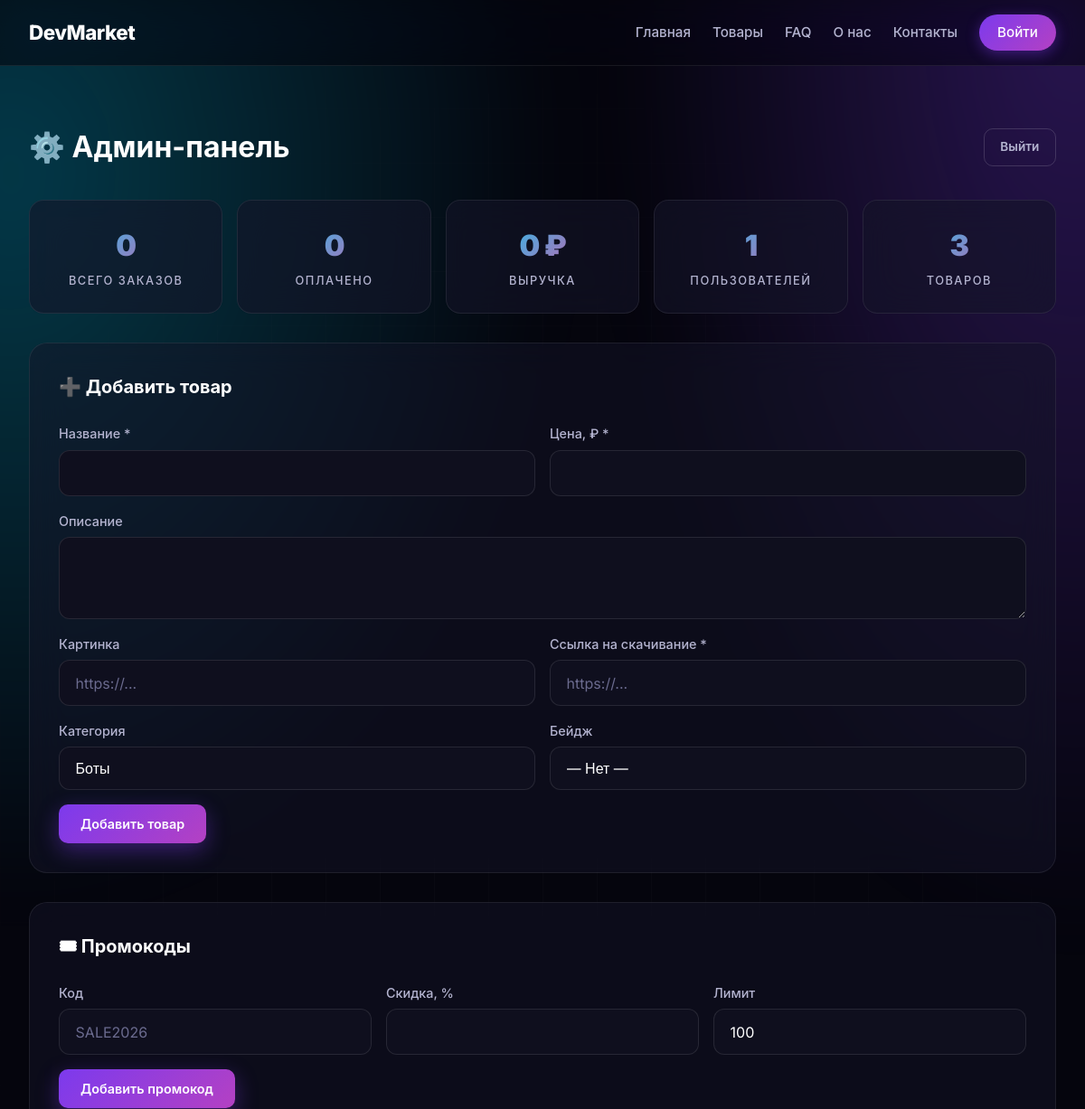
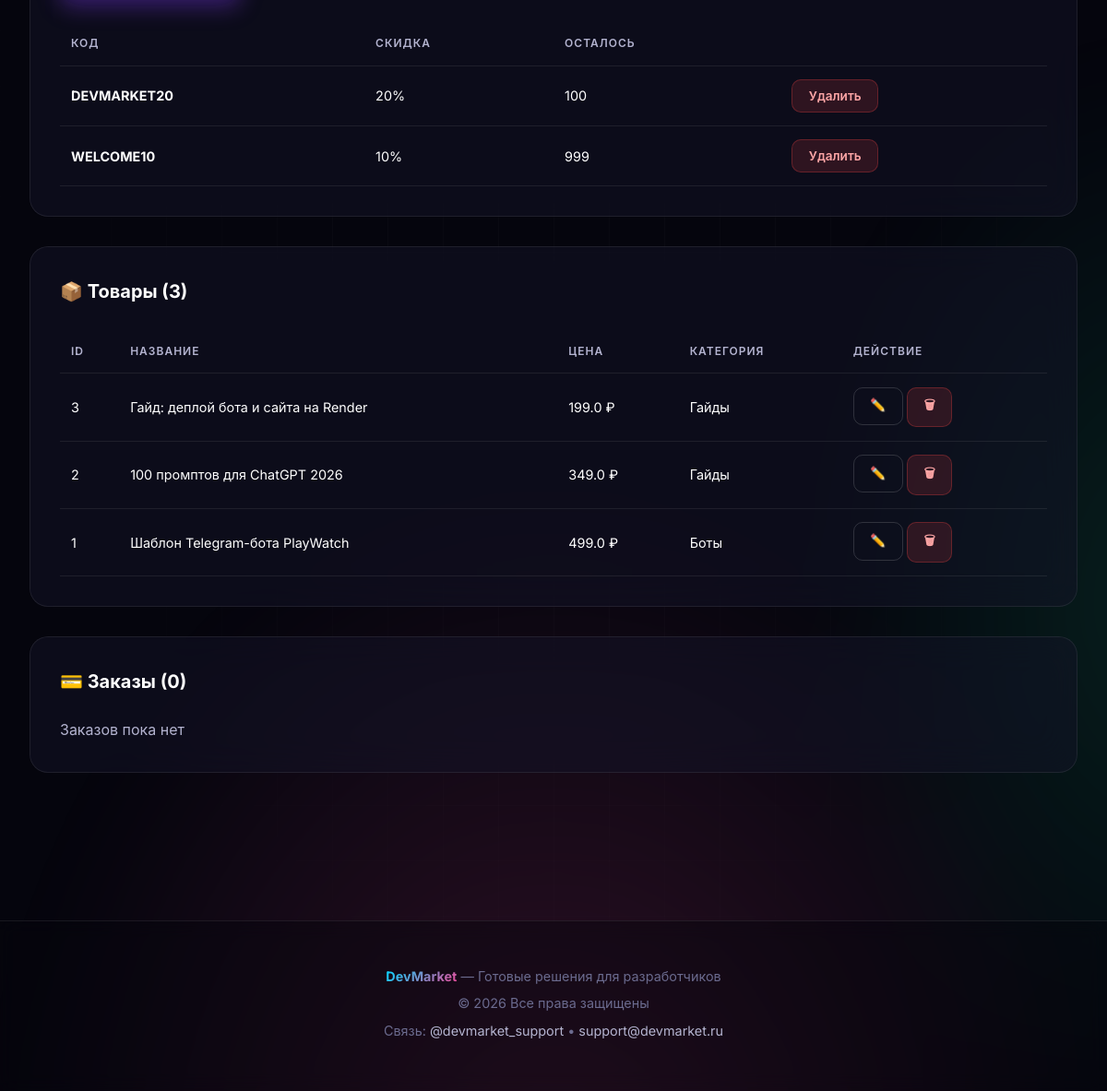
Page /admin-9f8a7b6c (signed in) on the committed database (2 pictures, top to bottom).
### tables this page shows
CREATE TABLE promocodes (
                id INTEGER PRIMARY KEY AUTOINCREMENT,
                code TEXT UNIQUE NOT NULL,
                discount INTEGER NOT NULL,
                uses_left INTEGER DEFAULT 100,
                active INTEGER DEFAULT 1,
                created_at TIMESTAMP DEFAULT CURRENT_TIMESTAMP
            );

CREATE TABLE products (
                id INTEGER PRIMARY KEY AUTOINCREMENT,
                title TEXT NOT NULL,
                description TEXT,
                price REAL NOT NULL,
                image_url TEXT,
                download_url TEXT,
                category TEXT DEFAULT 'Прочее',
                badge TEXT,
                created_at TEXT DEFAULT CURRENT_TIMESTAMP
            );

### app.py (the view, shortened to what this page needs)
@app.route(f"/{SECRET_ADMIN_URL}", methods=["GET", "POST"])
def admin():
    if request.method == "POST" and "password" in request.form:
        if request.form["password"] == ADMIN_PASSWORD:
            session["is_admin"] = True
            return redirect(url_for("admin"))
        flash("Неверный пароль", "error")
    if not session.get("is_admin"):
        return render_template("admin_login.html")
    products = db.get_all_products()
    orders = db.get_all_orders()
    promocodes = db.get_all_promocodes()
    stats = db.get_orders_stats()
    return render_template("admin.html", products=products, orders=orders, promocodes=promocodes, stats=stats)

### app.py (called while the page is built)
@app.context_processor
def inject_brand():
    return {"brand": BRAND, "current_user": get_current_user()}

def get_current_user():
    if session.get("user_id"):
        return db.get_user_by_id(session["user_id"])
    return None

### database.py (called while the page is built)
def get_db():
    conn = sqlite3.connect(DB_PATH)
    conn.row_factory = sqlite3.Row
    return conn

def get_all_products():
    with get_db() as conn:
        return conn.execute("SELECT * FROM products ORDER BY id DESC").fetchall()

def get_all_promocodes():
    with get_db() as conn:
        return conn.execute("SELECT * FROM promocodes ORDER BY id DESC").fetchall()

def get_all_orders():
    with get_db() as conn:
        return conn.execute("""
            SELECT orders.*, products.title as product_title
            FROM orders
            LEFT JOIN products ON orders.product_id = products.id
            ORDER BY orders.id DESC
            LIMIT 100
        """).fetchall()

def get_orders_stats():
    with get_db() as conn:
        total_orders = conn.execute("SELECT COUNT(*) FROM orders").fetchone()[0]
        paid_orders = conn.execute("SELECT COUNT(*) FROM orders WHERE status = 'paid'").fetchone()[0]
        revenue = conn.execute("SELECT COALESCE(SUM(final_price), 0) FROM orders WHERE status = 'paid'").fetchone()[0]
        users = conn.execute("SELECT COUNT(*) FROM users").fetchone()[0]
        products = conn.execute("SELECT COUNT(*) FROM products").fetchone()[0]
        return {
            "total_orders": total_orders,
            "paid_orders": paid_orders,
            "revenue": round(revenue, 2),
            "users": users,
            "products": products,
        }

### templates/admin.html (shortened to what this page needs)
{% extends "base.html" %}
{% block content %}
<div class="container">
    <div class="admin-header">
        <h1>⚙️ Админ-панель</h1>
        <a href="/{{ request.path.split('/')[1] }}/logout" class="btn btn-outline btn-sm">Выйти</a>
    </div>
    <div class="stats-grid">
        <div class="stat-card">
            <span class="stat-value">{{ stats.total_orders }}</span>
            <span class="stat-label">Всего заказов</span>
        </div>
        <div class="stat-card">
            <span class="stat-value">{{ stats.paid_orders }}</span>
            <span class="stat-label">Оплачено</span>
        </div>
        <div class="stat-card">
            <span class="stat-value">{{ stats.revenue }} ₽</span>
            <span class="stat-label">Выручка</span>
        </div>
        <div class="stat-card">
            <span class="stat-value">{{ stats.users }}</span>
            <span class="stat-label">Пользователей</span>
        </div>
        <div class="stat-card">
            <span class="stat-value">{{ stats.products }}</span>
            <span class="stat-label">Товаров</span>
        </div>
    </div>
    <div class="admin-card">
        <h3>➕ Добавить товар</h3>
        <form method="post">
            <div class="form-row">
                <div class="form-group">
                    <label>Название *</label>
                    <input type="text" name="title" class="form-input" required>
                </div>
                <div class="form-group">
                    <label>Цена, ₽ *</label>
                    <input type="number" name="price" class="form-input" step="0.01" min="1" required>
                </div>
            </div>
            <div class="form-group">
                <label>Описание</label>
                <textarea name="description" class="form-input" rows="3"></textarea>
            </div>
            <div class="form-row">
                <div class="form-group">
                    <label>Картинка</label>
                    <input type="url" name="image_url" class="form-input" placeholder="https://...">
                </div>
                <div class="form-group">
                    <label>Ссылка на скачивание *</label>
                    <input type="url" name="download_url" class="form-input" placeholder="https://..." required>
                </div>
            </div>
            <div class="form-row">
                <div class="form-group">
                    <label>Категория</label>
                    <select name="category" class="form-input">
                        <option>Боты</option><option>Сайты</option><option>Гайды</option><option>Скрипты</option><option>Прочее</option>
                    </select>
                </div>
                <div class="form-group">
                    <label>Бейдж</label>
                    <select name="badge" class="form-input">
                        <option value="">— Нет —</option><option>ХИТ</option><option>NEW</option><option>TOP</option><option>PRO</option>
                    </select>
                </div>
            </div>
            <button type="submit" class="btn btn-primary">Добавить товар</button>
        </form>
    </div>
    <div class="admin-card">
        <h3>🎟 Промокоды</h3>
        <form method="post" style="margin-bottom: 1.5rem;">
            <div class="form-row-3">
                <div class="form-group">
                    <label>Код</label>
                    <input type="text" name="promo_code" class="form-input" placeholder="SALE2026" required>
                </div>
                <div class="form-group">
                    <label>Скидка, %</label>
                    <input type="number" name="discount" class="form-input" min="1" max="99" required>
                </div>
                <div class="form-group">
                    <label>Лимит</label>
                    <input type="number" name="uses" class="form-input" value="100" min="1">
                </div>
            </div>
            <button type="submit" class="btn btn-primary">Добавить промокод</button>
        </form>
        {% if promocodes %}
        <table class="admin-table">
            <thead><tr><th>Код</th><th>Скидка</th><th>Осталось</th><th></th></tr></thead>
            <tbody>
                {% for pc in promocodes %}
                <tr>
                    <td><strong>{{ pc['code'] }}</strong></td>
                    <td>{{ pc['discount'] }}%</td>
                    <td>{{ pc['uses_left'] }}</td>
                    <td>
                        <form method="post" action="/{{ request.path.split('/')[1] }}/promo/delete/{{ pc['code'] }}" style="display: inline;" onsubmit="return confirm('Удалить {{ pc['code'] }}?');">
                            <button type="submit" class="btn btn-danger btn-sm">Удалить</button>
                        </form>
                    </td>
                </tr>
                {% endfor %}
            </tbody>
        </table>
        {% endif %}
    </div>
    <div class="admin-card">
        <h3>📦 Товары ({{ products|length }})</h3>
        <table class="admin-table">
            <thead><tr><th>ID</th><th>Название</th><th>Цена</th><th>Категория</th><th>Действие</th></tr></thead>
            <tbody>
                {% for p in products %}
                <tr>
                    <td>{{ p['id'] }}</td>
                    <td>{{ p['title'] }}</td>
                    <td>{{ p['price'] }} ₽</td>
                    <td>{{ p['category'] }}</td>
                    <td>
                        <a href="/{{ request.path.split('/')[1] }}/edit/{{ p['id'] }}" class="btn btn-outline btn-sm">✏️</a>
                        <form method="post" action="/{{ request.path.split('/')[1] }}/delete/{{ p['id'] }}" style="display: inline;" onsubmit="return confirm('Удалить «{{ p['title'] }}»?');">
                            <button type="submit" class="btn btn-danger btn-sm">🗑</button>
                        </form>
                    </td>
                </tr>
                {% endfor %}
            </tbody>
        </table>
    </div>
    <div class="admin-card">
        <h3>💳 Заказы ({{ orders|length }})</h3>
        {% if orders %}
        <table class="admin-table">
            <thead><tr><th>Дата</th><th>Товар</th><th>Email</th><th>Промокод</th><th>Сумма</th><th>Статус</th></tr></thead>
            <tbody>
                {% for o in orders %}
                <tr>
                    <td>{{ o['created_at'] }}</td>
                    <td>{{ o['product_title'] or '—' }}</td>
                    <td>{{ o['buyer_email'] or '—' }}</td>
                    <td>{{ o['promo_code'] or '—' }}</td>
                    <td>{{ o['final_price'] or '—' }} ₽</td>
                    <td>{% if o['status'] == 'paid' %}<span style="color: #6ee7b7;">✅</span>{% else %}<span style="color: #fbbf24;">⏳</span>{% endif %}</td>
                </tr>
                {% endfor %}
            </tbody>
        </table>
        {% else %}
        <p style="color: #b4b4d0;">Заказов пока нет</p>
        {% endif %}
    </div>
</div>
{% endblock %}

### templates/base.html (shortened to what this page needs)
<!DOCTYPE html>
<html lang="ru">
<head>
    <link rel="stylesheet" href="{{ url_for('static', filename='style.css') }}">
</head>
<body>
<nav class="navbar">
    <div class="nav-container">
        <a href="/" class="logo"><span>{{ brand.name }}</span></a>
        <div class="nav-links" id="nav-links">
            <a href="/">Главная</a>
            <a href="/search">Товары</a>
            <a href="/faq">FAQ</a>
            <a href="/about">О нас</a>
            <a href="/contact">Контакты</a>
            {% if current_user %}
                <div class="user-menu">
                    <button class="user-menu-btn" id="user-menu-btn">
                        <span class="user-avatar">{{ current_user['username'][0]|upper }}</span>
                        <span class="user-name">{{ current_user['username'] }}</span>
                        <span class="user-arrow">▾</span>
                    </button>
                    <div class="user-dropdown" id="user-dropdown">
                        <a href="/profile" class="user-dropdown-item">
                            <span>👤</span> Мой профиль
                        </a>
                        <a href="/favorites" class="user-dropdown-item">
                            <span>⭐</span> Избранное
                        </a>
                        <div class="user-dropdown-divider"></div>
                        <a href="/logout" class="user-dropdown-item user-dropdown-danger">
                            <span>🚪</span> Выйти
                        </a>
                    </div>
                </div>
            {% else %}
                <a href="/login" class="nav-login-btn">Войти</a>
            {% endif %}
        </div>
    </div>
</nav>
<main>
    {% if error_404 %}
        <div class="container">
            <div class="success-page error-page">
                <div class="success-icon">🔍</div>
                <h1>404</h1>
                <p>Страница не найдена</p>
                <a href="/" class="btn btn-primary" style="margin-top: 2rem;">← На главную</a>
            </div>
        </div>
    {% else %}
        {% block content %}{% endblock %}
    {% endif %}
</main>
<footer class="footer">
    <div class="footer-content">
        <p><strong>{{ brand.name }}</strong> — {{ brand.tagline }}</p>
        <p>© {{ brand.year }} Все права защищены</p>
        <p class="footer-contacts">
            Связь:
            <a href="https://t.me/{{ brand.contacts.telegram[1:] }}" target="_blank">{{ brand.contacts.telegram }}</a>
            •
            <a href="mailto:{{ brand.contacts.email }}">{{ brand.contacts.email }}</a>
        </p>
    </div>
</footer>
</body>
</html>

### rows in the picture
promocodes: code "DEVMARKET20", discount "20", uses_left "100"
promocodes: code "WELCOME10", discount "10", uses_left "999"
products: id "3", title "Гайд: деплой бота и сайта на Render", price "199.0", category "Гайды"
products: id "2", title "100 промптов для ChatGPT 2026", price "349.0", category "Гайды"
products: id "1", title "Шаблон Telegram-бота PlayWatch", price "499.0", category "Боты"

### other values in the picture
{{ brand.name }} "DevMarket"
{{ stats.total_orders }} "0"
{{ stats.paid_orders }} "0"
{{ stats.revenue }} "0"
{{ stats.users }} "1"
{{ stats.products }} "3"
{{ products|length }} "3"
{{ orders|length }} "0"
{{ brand.tagline }} "Готовые решения для разработчиков"
{{ brand.year }} "2026"
{{ brand.contacts.telegram }} "@devmarket_support"
{{ brand.contacts.email }} "support@devmarket.ru"
